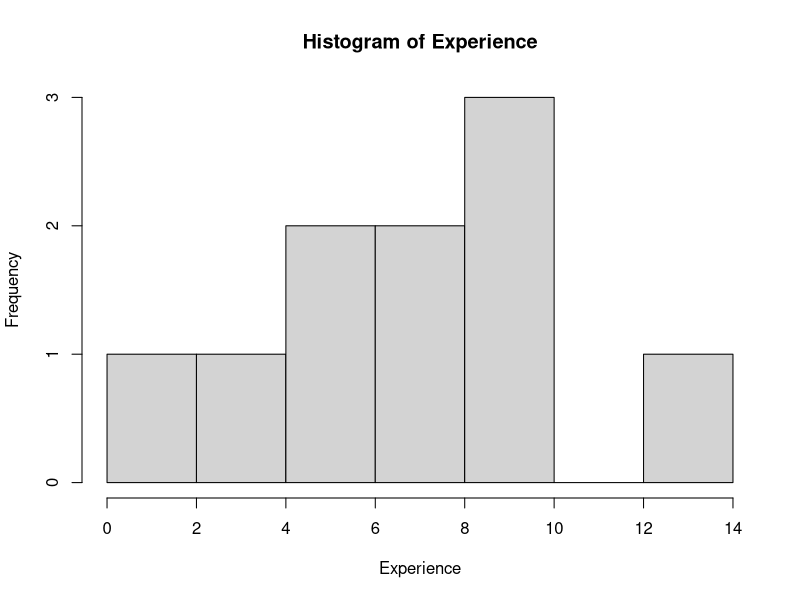
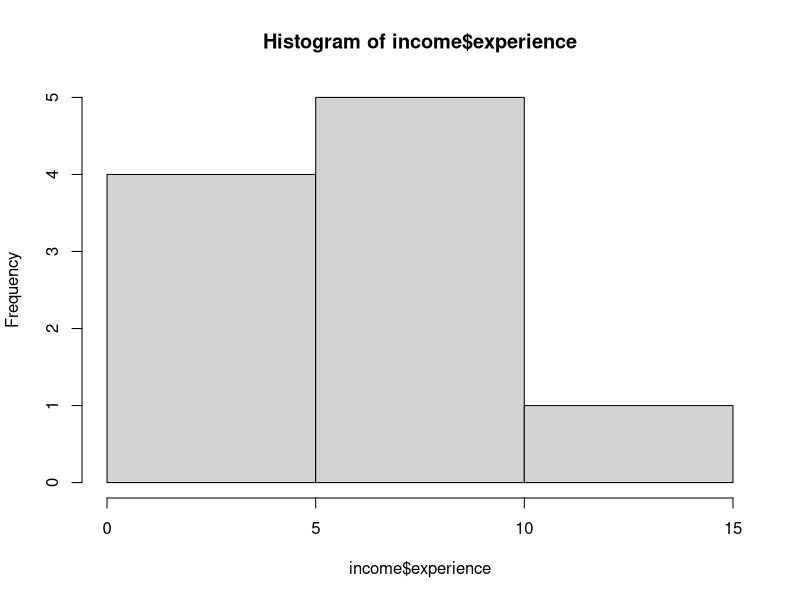

Write the R code that produced these figures, in order.
## ---- chunk 1
#this code block is to the benefit of anyone working with the rmd file and running it straight in R, rather than participating in the work
knitr::opts_chunk$set(echo = TRUE)
# uncomment the install.packages if you haven't installed and loaded the 'readxl' package
#install.packages("readxl")
library(readxl)


startCodeDetailsBlock <- function(summaryText = "Check Your Code") {
  # Use cat to directly output the string without quotes and avoid unintended newlines
  cat(
      "{::options parse_block_html=&apos;true&apos; /}<details><summary markdown='span'>",summaryText,"</summary>"
    )
}


endCodeDetailsBlock <- function() {
  cat("</details>{::options parse_block_html=&apos;false&apos;/}")
}
## ---- chunk 2
income <- read_excel("docs/income.xlsx")
## ---- chunk 3
startCodeDetailsBlock(summaryText = "Check your code")
## ---- chunk 4
endCodeDetailsBlock()
## ---- chunk 5
income
## ---- chunk 6
startCodeDetailsBlock(summaryText = "Check your code")
## ---- chunk 7
summary(income)
## ---- chunk 8
endCodeDetailsBlock()
## ---- chunk 9
startCodeDetailsBlock(summaryText = "Check your code")
## ---- chunk 10
endCodeDetailsBlock()
## ---- chunk 11
hist(income$experience, main='Histogram of Experience',xlab='Experience')
## ---- chunk 12
startCodeDetailsBlock(summaryText = "Check Your Code for custom number of intervals")
## ---- chunk 13
#breaks is equal to the number of intervals
#You can add the custom labels if you would like `main='Histogram of Experience',xlab='Experience', `
hist(income$experience, breaks=3)
## ---- chunk 14
endCodeDetailsBlock()
